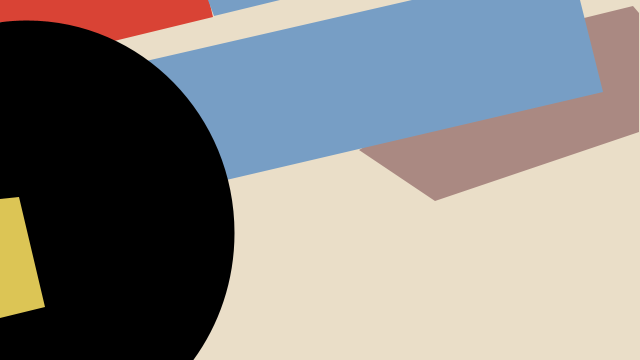
Frame 1 (no input)
Frame 60 (the mouse pressed at the canvas centre just before this capture): identical to frame 1, image omitted
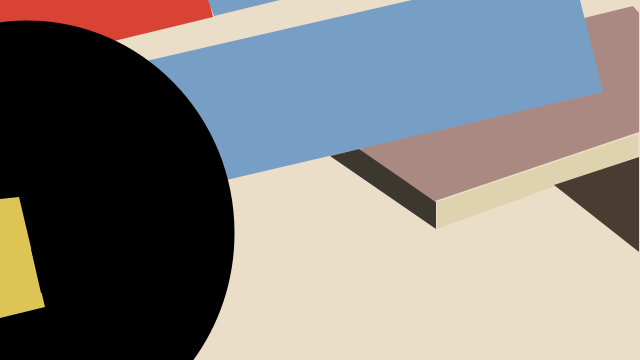
Frame 120 (the mouse held since frame 60 and released just before this capture)

The Processing sketch that drew these frames (run headless with seeded random() and noise(); from frame 60 on, the mouse is pressed at the canvas centre):

// Processing sketch: processing_47020
// ── processing_47020.pde

void setup(){
size (640,360);
smooth ();

}
void draw (){
 noStroke();
 background (234,222,200);
 fill(217,67,53);
 if (mouseButton == LEFT) fill(224,122,255);

 
beginShape();
vertex(0, 0);
vertex(209, 0);
vertex(213, 17);
vertex(110, 42);
vertex(0, 22);
endShape(CLOSE);
 
fill(119,158,197);
if (mouseButton == LEFT) fill(201,237,89);

beginShape();
vertex(208,0);
vertex(214, 16);
vertex(280, 0);
endShape(CLOSE);
 
fill(170,137,130);
if (mouseButton == LEFT) fill(130,255,255);


 
beginShape();
vertex(584, 18);
vertex(633, 6);
vertex(639, 13);
vertex(639, 132);
vertex(435, 201);
vertex(359, 150);
endShape(CLOSE);
 
 
fill(119,158,197);
if (mouseButton == LEFT) fill(255,156,112);
 
beginShape();
vertex(412, 0);
vertex(580, 0);
vertex(603, 92);
vertex(222, 181);
vertex(146, 61);
endShape(CLOSE);
 
  fill(0);
  noStroke();
ellipse(27,233, 415,425);
 
 
fill(220,197,85);
if (mouseButton == LEFT) fill(23,115,255);
 
beginShape();
vertex(0, 199);
vertex(19, 197);
vertex(45, 307);
vertex(0, 318);
endShape(CLOSE);
 
 
fill(174,176,175);
if (mouseButton == LEFT) fill(255,255,112);
 if (mousePressed == true) {
    fill(0);
 
beginShape();
vertex(31, 249);
vertex(115, 230);
vertex(126, 273);
vertex(41,293);
endShape(CLOSE);
 
fill(223,210,175);
if (mouseButton == LEFT) fill(2,255,176);

beginShape();
vertex(437, 202);
vertex(638, 134);
vertex(638, 156);
vertex(437, 229);
endShape(CLOSE);
 
fill(60,56,47);
 if (mouseButton == LEFT) fill(173,64,0);
beginShape();
vertex(359, 149);
vertex(436, 202);
vertex(436, 229);
vertex(330, 156);
endShape(CLOSE);
 
fill(73,60,48);
if (mouseButton == LEFT) fill(173,0,250);
 
beginShape();
vertex(639, 157);
vertex(639, 252);
vertex(554, 185);
endShape(CLOSE);
 
fill(216,212,211);
if (mouseButton == LEFT) fill(0,128,250);
 else if (mousePressed && (mouseButton == RIGHT)) {
    fill(255);
 
beginShape();
vertex(15, 64);
vertex(289, 0);
vertex(370, 0);
vertex(19, 84);
endShape(CLOSE);
 
fill(196,25,23);
if (mouseButton == LEFT) fill(0,130,0);
 else if (mousePressed && (mouseButton == LEFT)) {
    fill(170);
 
beginShape();
vertex(21, 85);
vertex(374, 0);
vertex(410, 0);
vertex(23, 90);
endShape(CLOSE);


}
}
}
}
 
               

                
                
